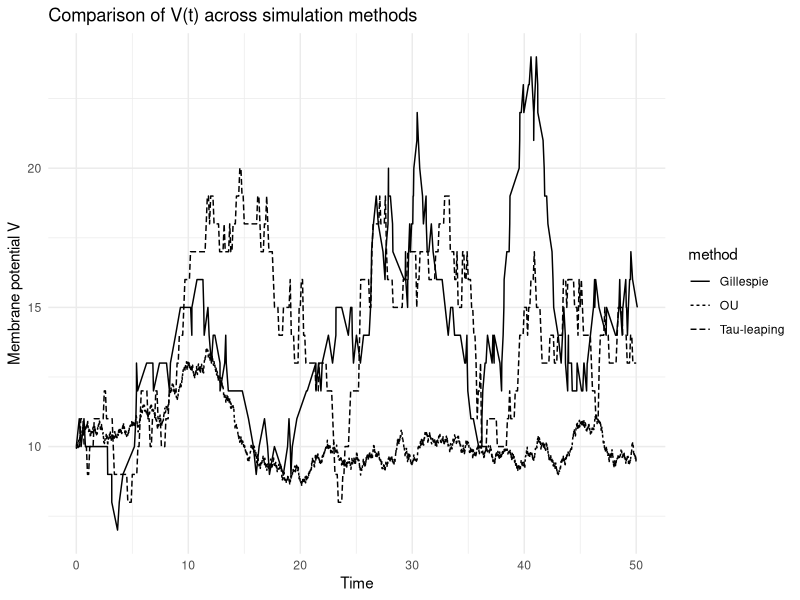
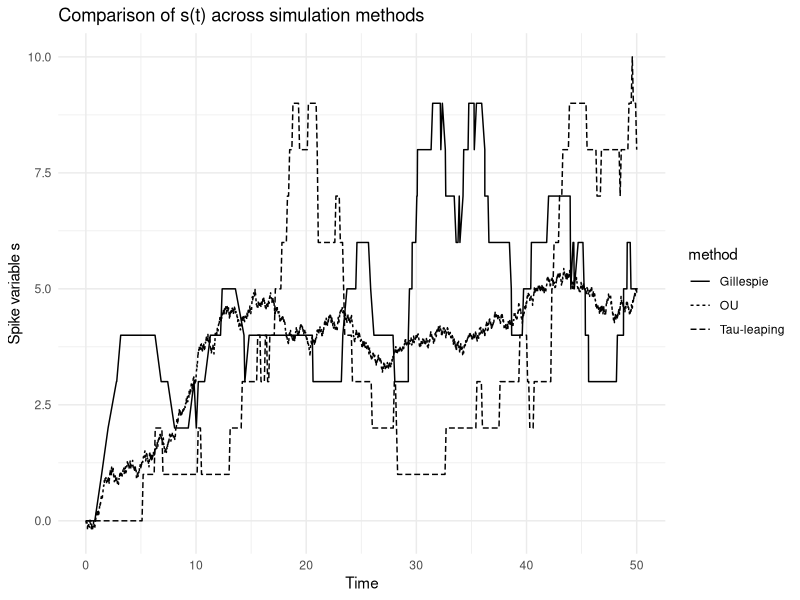

Generate these figures, in order, with R:
rm(list = ls())


library(ggplot2)


simulate_gillespie <- function(Tmax, params, V0, s0) {
  with(params, {
    t <- 0
    V <- V0
    s <- s0
    
    out <- data.frame(t = t, V = V, s = s)
    
    while (t < Tmax) {
      
      # Propensities (CRN-inspired)
      a1 <- k_rest                  # baseline production
      a2 <- k_leak * V             # leak
      a3 <- beta * V               # spike activation (phi(V) ≈ V)
      a4 <- gamma * s              # decay of s
      a5 <- alpha * s * V          # nonlinear feedback term
      
      a0 <- a1 + a2 + a3 + a4 + a5
      if (a0 <= 0) break
      
      # Time step
      tau <- rexp(1, rate = a0)
      t <- t + tau
      
      # Reaction selection
      r <- sample(1:5, size = 1, prob = c(a1,a2,a3,a4,a5))
      
      # State updates
      if (r == 1) V <- V + 1
      if (r == 2) V <- max(V - 1, 0)
      if (r == 3) s <- s + 1
      if (r == 4) s <- max(s - 1, 0)
      if (r == 5) V <- max(V - 1, 0)  # feedback reduces V
      
      out <- rbind(out, data.frame(t = t, V = V, s = s))
    }
    
    return(out)
  })
}

simulate_tau <- function(Tmax, dt, params, V0, s0) {
  with(params, {
    t <- seq(0, Tmax, by = dt)
    V <- numeric(length(t))
    s <- numeric(length(t))
    
    V[1] <- V0
    s[1] <- s0
    
    for (i in 1:(length(t)-1)) {
      
      # Propensities
      a1 <- k_rest
      a2 <- k_leak * V[i]
      a3 <- beta * V[i]
      a4 <- gamma * s[i]
      a5 <- alpha * s[i] * V[i]
      
      # Poisson sampling
      K1 <- rpois(1, a1 * dt)
      K2 <- rpois(1, a2 * dt)
      K3 <- rpois(1, a3 * dt)
      K4 <- rpois(1, a4 * dt)
      K5 <- rpois(1, a5 * dt)
      
      # Updates
      V[i+1] <- max(V[i] + K1 - K2 - K5, 0)
      s[i+1] <- max(s[i] + K3 - K4, 0)
    }
    
    return(data.frame(t = t, V = V, s = s))
  })
}

simulate_ou <- function(Tmax, dt, params, V0, s0) {
  with(params, {
    t <- seq(0, Tmax, by = dt)
    V <- numeric(length(t))
    s <- numeric(length(t))
    
    V[1] <- V0
    s[1] <- s0
    
    for (i in 1:(length(t)-1)) {
      
      # Drift terms (your equations)
      dV_det <- (-(V[i] - V_rest) + R * I)/tau_m -
                alpha * s[i] * (V[i] - V_reset)
      
      ds_det <- beta * V[i] - gamma * s[i]
      
      # Noise (diffusion approximation)
      dV_stoch <- sigma_V * rnorm(1, 0, sqrt(dt))
      ds_stoch <- sigma_s * rnorm(1, 0, sqrt(dt))
      
      # Update
      V[i+1] <- V[i] + dV_det * dt + dV_stoch
      s[i+1] <- s[i] + ds_det * dt + ds_stoch
    }
    
    return(data.frame(t = t, V = V, s = s))
  })
}

params <- list(
  k_rest = 2,
  k_leak = 0.1,
  beta = 0.05,
  gamma = 0.1,
  alpha = 0.01,
  V_rest = 10,
  V_reset = 5,
  R = 1,
  I = 2,
  tau_m = 10,
  sigma_V = 0.5,
  sigma_s = 0.3
)



# Run simulations first (using previous functions)
g <- simulate_gillespie(50, params, 10, 0)
tau <- simulate_tau(50, 0.1, params, 10, 0)
ou <- simulate_ou(50, 0.01, params, 10, 0)

g$method <- "Gillespie"
tau$method <- "Tau-leaping"
ou$method <- "OU"

# Combine
df <- rbind(g, tau, ou)

# Plot V
ggplot(df, aes(x = t, y = V, linetype = method)) +
  geom_line() +
  labs(title = "Comparison of V(t) across simulation methods",
       x = "Time", y = "Membrane potential V") +
  theme_minimal()

# Plot s
ggplot(df, aes(x = t, y = s, linetype = method)) +
  geom_line() +
  labs(title = "Comparison of s(t) across simulation methods",
       x = "Time", y = "Spike variable s") +
  theme_minimal()
